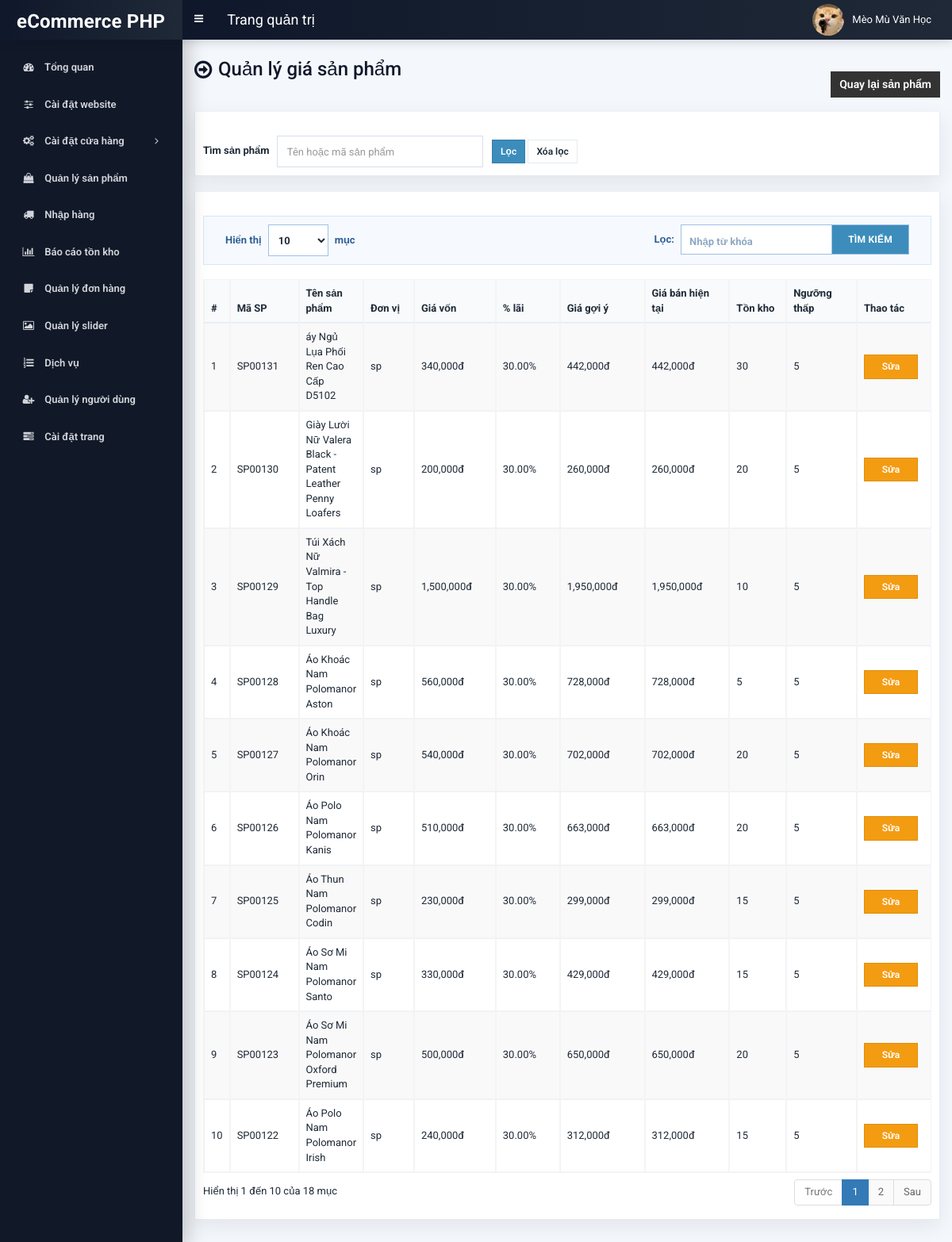
Page /admin/price-management.php (signed in) on the committed database.
### tables this page shows
CREATE TABLE `tbl_product` (
  `p_id` int(11) NOT NULL,
  `p_name` varchar(255) NOT NULL,
  `p_code` varchar(80) NOT NULL DEFAULT '',
  `p_unit` varchar(30) NOT NULL DEFAULT 'sp',
  `p_old_price` varchar(10) NOT NULL,
  `p_cost_price` decimal(15,4) NOT NULL DEFAULT 0.0000,
  `p_profit_percent` decimal(8,2) NOT NULL DEFAULT 30.00,
  `p_low_stock_threshold` int(11) NOT NULL DEFAULT 5,
  `p_current_price` varchar(10) NOT NULL,
  `p_qty` int(10) NOT NULL,
  `p_featured_photo` varchar(255) NOT NULL,
  `p_description` mediumtext NOT NULL,
  `p_short_description` mediumtext NOT NULL,
  `p_feature` mediumtext NOT NULL,
  `p_condition` mediumtext NOT NULL,
  `p_return_policy` mediumtext NOT NULL,
  `p_total_view` int(11) NOT NULL,
  `p_is_featured` int(1) NOT NULL,
  `p_is_active` int(1) NOT NULL,
  `ecat_id` int(11) NOT NULL
);

### admin/inc/functions.php (called while the page is built, shortened)
<?php
function format_price_vnd($price)
{
	if(is_int($price) || is_float($price)) {
		$value = (float)$price;
	}
	$value = round($value);
	return number_format((float)$value, 0, '.', ',').'đ';
}

### admin/price-management.php (the view, shortened to what this page needs)
<?php require_once('header.php'); ?>
<?php
$keyword = isset($_GET['q']) ? trim((string)$_GET['q']) : '';
$sql = "SELECT p_id, p_code, p_name, p_unit, p_qty, p_old_price, p_current_price, p_cost_price, p_profit_percent, p_low_stock_threshold
        FROM tbl_product";
$params = array();
$sql .= " ORDER BY p_id DESC";
$statement = $pdo->prepare($sql);
$statement->execute($params);
$product_rows = $statement->fetchAll(PDO::FETCH_ASSOC);
?>
<section class="content-header">
    <div class="content-header-left">
        <h1>Quản lý giá sản phẩm</h1>
    </div>
    <div class="content-header-right">
        <a href="product.php" class="btn btn-primary btn-sm">Quay lại sản phẩm</a>
    </div>
</section>
<section class="content">
    <div class="row">
        <div class="col-md-12">
            <div class="box box-info">
                <div class="box-body">
                    <form method="get" action="price-management.php" class="form-inline">
                        <div class="form-group" style="margin-right:8px;">
                            <label for="q" style="margin-right:6px;">Tìm sản phẩm</label>
                            <input type="text" id="q" name="q" class="form-control" style="min-width:260px;" placeholder="Tên hoặc mã sản phẩm" value="<?php echo htmlspecialchars($keyword, ENT_QUOTES, 'UTF-8'); ?>">
                        </div>
                        <button type="submit" class="btn btn-primary btn-sm">Lọc</button>
                        <a href="price-management.php" class="btn btn-default btn-sm">Xóa lọc</a>
                    </form>
                </div>
            </div>
            <div class="box box-info">
                <div class="box-body table-responsive">
                    <table id="example1" class="table table-bordered table-hover table-striped">
                        <thead>
                            <tr>
                                <th width="10">#</th>
                                <th width="90">Mã SP</th>
                                <th>Tên sản phẩm</th>
                                <th width="70">Đơn vị</th>
                                <th width="115">Giá vốn</th>
                                <th width="90">% lãi</th>
                                <th width="125">Giá gợi ý</th>
                                <th width="125">Giá bán hiện tại</th>
                                <th width="95">Tồn kho</th>
                                <th width="95">Ngưỡng thấp</th>
                                <th width="85">Thao tác</th>
                            </tr>
                        </thead>
                        <tbody>
                            <?php $idx = 0; foreach($product_rows as $row): $idx++; ?>
                                <?php
                                $cost_price = isset($row['p_cost_price']) ? (float)$row['p_cost_price'] : 0;
                                $profit_percent = isset($row['p_profit_percent']) ? (float)$row['p_profit_percent'] : 0;
                                $suggested_price = round($cost_price * (1 + ($profit_percent / 100)), 0);
                                ?>
                                <tr>
                                    <td><?php echo $idx; ?></td>
                                    <td><?php echo htmlspecialchars((string)$row['p_code'], ENT_QUOTES, 'UTF-8'); ?></td>
                                    <td><?php echo htmlspecialchars((string)$row['p_name'], ENT_QUOTES, 'UTF-8'); ?></td>
                                    <td><?php echo htmlspecialchars((string)$row['p_unit'], ENT_QUOTES, 'UTF-8'); ?></td>
                                    <td><?php echo format_price_vnd($cost_price); ?></td>
                                    <td><?php echo number_format($profit_percent, 2); ?>%</td>
                                    <td><?php echo format_price_vnd($suggested_price); ?></td>
                                    <td><?php echo format_price_vnd((float)$row['p_current_price']); ?></td>
                                    <td><?php echo (int)$row['p_qty']; ?></td>
                                    <td><?php echo (int)$row['p_low_stock_threshold']; ?></td>
                                    <td>
                                        <a href="price-management-edit.php?id=<?php echo (int)$row['p_id']; ?>" class="btn btn-warning btn-xs">Sửa</a>
                                    </td>
                                </tr>
                            <?php endforeach; ?>
                        </tbody>
                    </table>
                </div>
            </div>
        </div>
    </div>
</section>
<?php require_once('footer.php'); ?>

### admin/style.css (style rules this page uses)
body { font-size: 13px; font-family: "Roboto", sans-serif; }
.content-header > h1, .content-header .content-header-left h1 { font-family: "Roboto", sans-serif; }
.box-info { padding-top: 20px; }
.content-header { overflow: hidden; }
.content-header .content-header-left { float: left; padding-top: 5px; }
.content-header .content-header-right { float: right; }
.content-header .content-header-left h1 { margin-top: 0; margin-bottom: 0; padding-left: 30px; padding-bottom: 5px; font-size: 24px; position: relative; }
.content-header .content-header-left h1:before { position: absolute; top: 0; left: 0; font-family: "FontAwesome", sans-serif; font-size: 26px; content: "\f18e"; }
.content-header .content-header-right a { position: relative; font-size: 14px; }
.box.box-info { border-top-color: #4c4c4c; }
.content-header .content-header-right a { background-color: #333333; border-color: #333333; }
input, textarea, select { font-size: 13px !important; }
.table td .btn, .table th .btn, .modal-footer .btn { border-radius: 0 !important; }
.table td .btn.btn-xs, .table td .btn.btn-sm { font-size: 12px; font-weight: 600; line-height: 1.35; padding: 6px 10px; min-width: 68px; }
table.dataTable thead .sorting, table.dataTable thead .sorting_asc, table.dataTable thead .sorting_desc, table.dataTable thead .sorting_asc_disabled, table.dataTable thead .sorting_desc_disabled { background-image: none !important; padding-right: 10px !important; }
table.dataTable thead .sorting:after, table.dataTable thead .sorting_asc:after, table.dataTable thead .sorting_desc:after, table.dataTable thead .sorting_asc_disabled:after, table.dataTable thead .sorting_desc_disabled:after { display: none !important; }

### rows in the picture
tbl_product: p_code "SP00131", p_name "áy Ngủ Lụa Phối Ren Cao Cấp D5102", p_unit "sp", p_cost_price "340,000đ", p_profit_percent "30.00", format_price_vnd($suggested_price) "442,000đ", p_current_price "442,000đ", p_qty "30", p_low_stock_threshold "5"
tbl_product: p_code "SP00130", p_name "Giày Lười Nữ Valera Black - Patent Leather Penny Loafers", p_unit "sp", p_cost_price "200,000đ", p_profit_percent "30.00", format_price_vnd($suggested_price) "260,000đ", p_current_price "260,000đ", p_qty "20", p_low_stock_threshold "5"
tbl_product: p_code "SP00129", p_name "Túi Xách Nữ Valmira - Top Handle Bag Luxury", p_unit "sp", p_cost_price "1,500,000đ", p_profit_percent "30.00", format_price_vnd($suggested_price) "1,950,000đ", p_current_price "1,950,000đ", p_qty "10", p_low_stock_threshold "5"
tbl_product: p_code "SP00128", p_name "Áo Khoác Nam Polomanor Aston", p_unit "sp", p_cost_price "560,000đ", p_profit_percent "30.00", format_price_vnd($suggested_price) "728,000đ", p_current_price "728,000đ", p_qty "5", p_low_stock_threshold "5"
tbl_product: p_code "SP00127", p_name "Áo Khoác Nam Polomanor Orin", p_unit "sp", p_cost_price "540,000đ", p_profit_percent "30.00", format_price_vnd($suggested_price) "702,000đ", p_current_price "702,000đ", p_qty "20", p_low_stock_threshold "5"
tbl_product: p_code "SP00126", p_name "Áo Polo Nam Polomanor Kanis", p_unit "sp", p_cost_price "510,000đ", p_profit_percent "30.00", format_price_vnd($suggested_price) "663,000đ", p_current_price "663,000đ", p_qty "20", p_low_stock_threshold "5"
tbl_product: p_code "SP00125", p_name "Áo Thun Nam Polomanor Codin", p_unit "sp", p_cost_price "230,000đ", p_profit_percent "30.00", format_price_vnd($suggested_price) "299,000đ", p_current_price "299,000đ", p_qty "15", p_low_stock_threshold "5"
tbl_product: p_code "SP00124", p_name "Áo Sơ Mi Nam Polomanor Santo", p_unit "sp", p_cost_price "330,000đ", p_profit_percent "30.00", format_price_vnd($suggested_price) "429,000đ", p_current_price "429,000đ", p_qty "15", p_low_stock_threshold "5"
tbl_product: p_code "SP00123", p_name "Áo Sơ Mi Nam Polomanor Oxford Premium", p_unit "sp", p_cost_price "500,000đ", p_profit_percent "30.00", format_price_vnd($suggested_price) "650,000đ", p_current_price "650,000đ", p_qty "20", p_low_stock_threshold "5"
tbl_product: p_code "SP00122", p_name "Áo Polo Nam Polomanor Irish", p_unit "sp", p_cost_price "240,000đ", p_profit_percent "30.00", format_price_vnd($suggested_price) "312,000đ", p_current_price "312,000đ", p_qty "15", p_low_stock_threshold "5"

### other values in the picture
$_SESSION['user']['full_name'] "Mèo Mù Văn Học"
